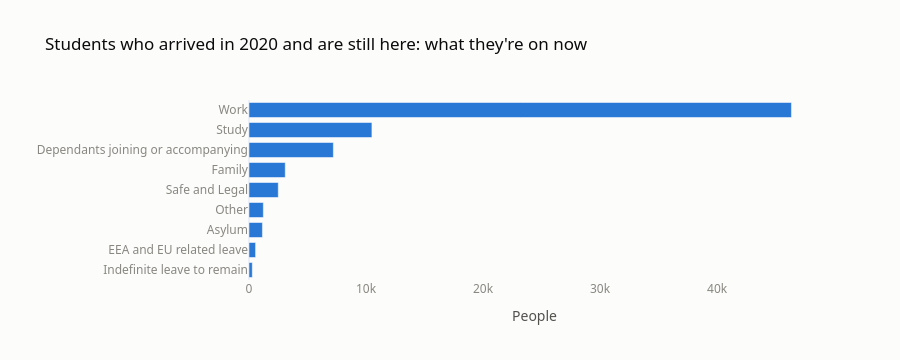

Notebook source saved alongside this figure:
### Code cell
stayers = study[
    (study["Year of initial leave"] == 2020)
    & (study["Years since start"] == 5)
    & (study["Immigration Status at end of year"] != "Expired")
]

now_on = stayers.groupby("Leave type group at end of year")["Journeys"].sum().sort_values()

fig = px.bar(
    now_on, orientation="h",
    title="Students who arrived in 2020 and are still here: what they're on now",
)
fig.update_layout(showlegend=False, xaxis_title="People", yaxis_title="")
fig.show()

### Figure 1 — Plotly figure (JSON) as saved in the notebook; plotly's stock layout.template omitted (floating-point values rounded to 4 significant figures)
{"data": [{"hovertemplate": "variable=Journeys<br>value=%{x}<br>Leave type group at end of year=%{y}<extra></extra>", "legendgroup": "Journeys", "marker": {"color": "#2a78d6", "pattern": {"shape": ""}}, "name": "Journeys", "orientation": "h", "showlegend": true, "textposition": "auto", "type": "bar", "x": [282.0, 563.0, 1148.0, 1225.0, 2502.0, 3098.0, 7210.0, 10500.0, 46360.0], "xaxis": "x", "y": ["Indefinite leave to remain", "EEA and EU related leave", "Asylum", "Other", "Safe and Legal", "Family", "Dependants joining or accompanying", "Study", "Work"], "yaxis": "y"}], "layout": {"autosize": true, "barmode": "relative", "height": 360, "legend": {"title": {"text": "variable"}, "tracegroupgap": 0}, "showlegend": false, "title": {"text": "Students who arrived in 2020 and are still here: what they're on now"}, "xaxis": {"anchor": "y", "autorange": true, "domain": [0, 1], "range": [0, 48790.0], "title": {"text": "People"}, "type": "linear"}, "yaxis": {"anchor": "x", "autorange": true, "domain": [0, 1], "range": [-0.5, 8.5], "title": {"text": ""}, "type": "category"}}}
